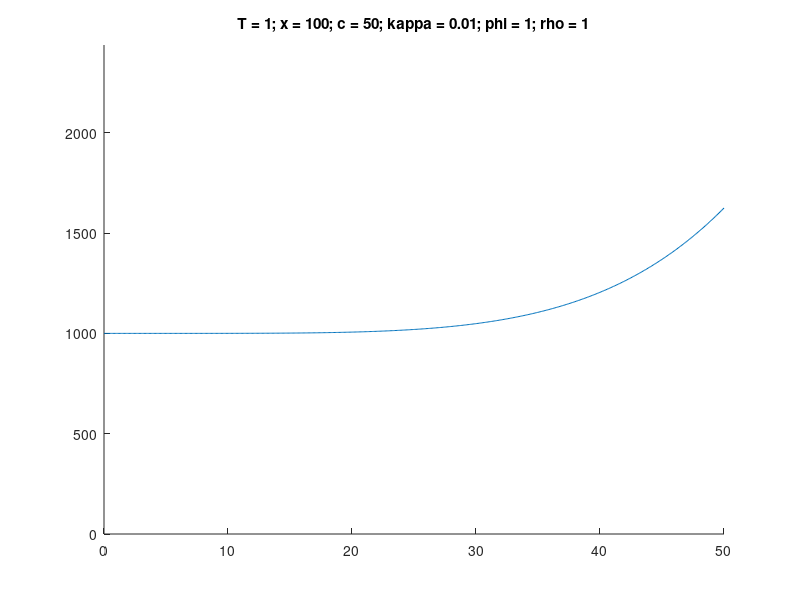

MATLAB code to generate this figure:
clear;
hold on;

%%%
%%% Parameters
%%%
kappa = 0.01;
T     = 1;
x     = 100;
c     = 50;
phi   = 1;
rho   = 1;
beta  = sqrt(phi/kappa);

%%%
%%% Grid
%%%
dp = 0.01;
p  =0:c/499:c;

figure(1);
hold on;
r = zeros(size(p));
for i = 1:length(p)
    R1 = (2*kappa*beta*cosh(beta*T) + 2*rho*sinh(beta*T))^(-1);
    R2 = 2*x*(rho*beta*cosh(beta*T) + phi*sinh(beta*T));
    fun = @(u) (beta.*cosh(beta.*(T-u)) + rho.*sinh(beta.*(T-u))./kappa).*(1./sqrt(u).*normpdf(0.5.*sqrt(u)-1./sqrt(u).*log(c./p(i)),0,1) + 0.5.*normcdf(0.5.*sqrt(u)-1./sqrt(u).*log(c./p(i)),0,1));
    R3 = integral(fun,0,T);

    r(i) = R1*(R2+p(i).*R3);
end
plot(p,r);

title([ ...
    'T = ', num2str(T), '; ' ...
    'x = ', num2str(x), '; ' ...
    'c = ', num2str(c), '; ' ...
    'kappa = ', num2str(kappa), '; ' ...
    'phi = ', num2str(phi), '; ' ...
    'rho = ', num2str(rho) ...
]);
axis([min(p) max(p) 0 1.5*max(r)]);
